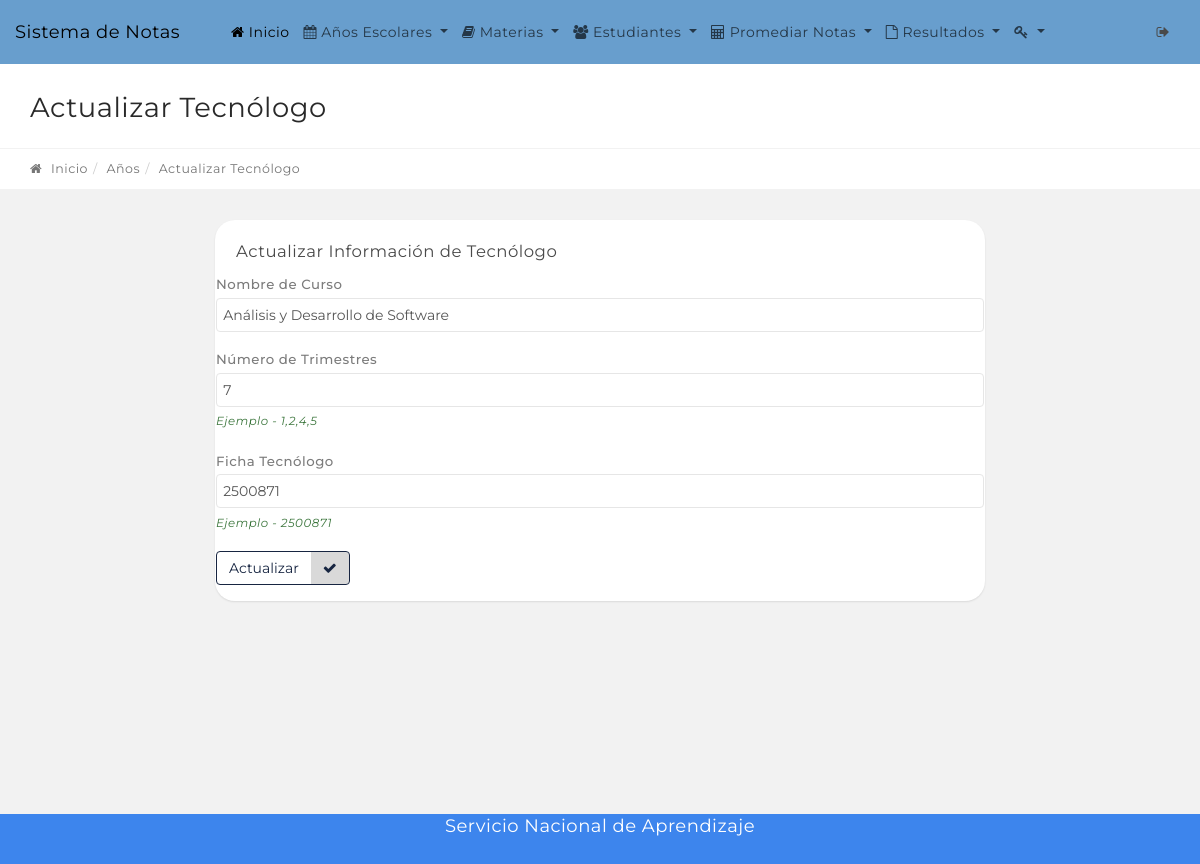
Page /edit-class.php?classid=1 on the committed database.
### tables this page shows
CREATE TABLE `tblclasses` (
  `id` int(11) NOT NULL,
  `ClassName` varchar(80) DEFAULT NULL,
  `ClassNameNumeric` int(4) DEFAULT NULL,
  `Section` varchar(7) DEFAULT NULL,
  `CreationDate` timestamp NULL DEFAULT current_timestamp(),
  `UpdationDate` timestamp NULL DEFAULT NULL
);

### edit-class.php (the view, shortened to what this page needs)
<?php
include('includes/config.php');
if (strlen($_SESSION['alogin']) == "") {
    header("Location: index.php");
} else {
?>
    <?php include('includes/topbar.php'); ?>
    <div class="content-wrapper">
        <div class="content-container">
            <div class="main-page">
                <div class="container-fluid">
                    <div class="row page-title-div">
                        <div class="col-md-6">
                            <h2 class="title">Actualizar Tecnólogo</h2>
                        </div>
                    </div>
                    <div class="row breadcrumb-div">
                        <div class="col-md-6">
                            <ul class="breadcrumb">
                                <li><a href="dashboard.php"><i class="fa fa-home"></i> Inicio</a></li>
                                <li><a href="#">Años</a></li>
                                <li class="active">Actualizar Tecnólogo</li>
                            </ul>
                        </div>
                    </div>
                </div>
                <section class="section">
                    <div class="container-fluid">
                        <div class="row">
                            <div class="col-md-8 col-md-offset-2">
                                <div class="panel">
                                    <div class="panel-heading">
                                        <div class="panel-title">
                                            <h5>Actualizar Información de Tecnólogo</h5>
                                        </div>
                                    </div>
                                    <form method="post">
                                        <?php
                                        $cid = intval($_GET['classid']);
                                        $sql = "SELECT * from tblclasses where id=:cid";
                                        $query = $dbh->prepare($sql);
                                        $query->bindParam(':cid', $cid, PDO::PARAM_STR);
                                        $query->execute();
                                        $results = $query->fetchAll(PDO::FETCH_OBJ);
                                        if ($query->rowCount() > 0) {
                                            foreach ($results as $result) {   ?>
                                                <div class="form-group has-success">
                                                    <label for="success" class="control-label">Nombre de Curso</label>
                                                    <div class="">
                                                        <input type="text" name="classname" value="<?php echo htmlentities($result->ClassName); ?>" required="required" class="form-control" id="success">
                                                    </div>
                                                </div>
                                                <div class="form-group has-success">
                                                    <label for="success" class="control-label">Número  de Trimestres</label>
                                                    <div class="">
                                                        <input type="number" name="classnamenumeric" value="<?php echo htmlentities($result->ClassNameNumeric); ?>" required="required" class="form-control" id="success">
                                                        <span class="help-block">Ejemplo - 1,2,4,5 </span>
                                                    </div>
                                                </div>
                                                <div class="form-group has-success">
                                                    <label for="success" class="control-label">Ficha Tecnólogo</label>
                                                    <div class="">
                                                        <input type="text" name="section" value="<?php echo htmlentities($result->Section); ?>" class="form-control" required="required" id="success">
                                                        <span class="help-block">Ejemplo - 2500871 </span>
                                                    </div>
                                                </div>
                                        <?php }
                                        } ?>
                                        <div class="form-group has-success">
                                            <div class="">
                                                <button type="submit" name="update" class="btn btn-success btn-labeled">Actualizar<span class="btn-label btn-label-right"><i class="fa fa-check"></i></span></button>
                                            </div>
                                    </form>
                                </div>
                            </div>
                        </div>
                    </div>
            </div>
        </div>
    </div>
    <?php include('includes/footer.php'); ?>
<?php  } ?>

### rows in the picture
tblclasses: classname "Análisis y Desarrollo de Software", classnamenumeric "7", section "2500871"
